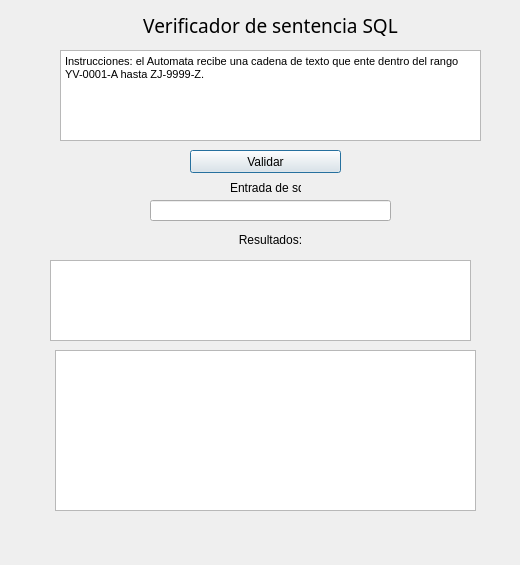
<?xml version="1.0" encoding="UTF-8"?>
<ui version="4.0">
 <class>Dialog</class>
 <widget class="QDialog" name="Dialog">
  <property name="geometry">
   <rect>
    <x>0</x>
    <y>0</y>
    <width>520</width>
    <height>565</height>
   </rect>
  </property>
  <property name="baseSize">
   <size>
    <width>50</width>
    <height>50</height>
   </size>
  </property>
  <property name="windowTitle">
   <string>Automata</string>
  </property>
  <property name="sizeGripEnabled">
   <bool>false</bool>
  </property>
  <widget class="QLabel" name="label">
   <property name="geometry">
    <rect>
     <x>130</x>
     <y>0</y>
     <width>281</width>
     <height>51</height>
    </rect>
   </property>
   <property name="font">
    <font>
     <family>Arial Rounded MT Bold</family>
     <pointsize>14</pointsize>
    </font>
   </property>
   <property name="text">
    <string>Verificador de sentencia SQL</string>
   </property>
   <property name="alignment">
    <set>Qt::AlignCenter</set>
   </property>
  </widget>
  <widget class="QPushButton" name="evaluate_test">
   <property name="geometry">
    <rect>
     <x>190</x>
     <y>150</y>
     <width>151</width>
     <height>23</height>
    </rect>
   </property>
   <property name="text">
    <string>Validar</string>
   </property>
  </widget>
  <widget class="QLabel" name="label_3">
   <property name="geometry">
    <rect>
     <x>190</x>
     <y>230</y>
     <width>161</width>
     <height>20</height>
    </rect>
   </property>
   <property name="font">
    <font>
     <family>Arial</family>
     <pointsize>9</pointsize>
    </font>
   </property>
   <property name="layoutDirection">
    <enum>Qt::LeftToRight</enum>
   </property>
   <property name="text">
    <string>Resultados:</string>
   </property>
   <property name="alignment">
    <set>Qt::AlignCenter</set>
   </property>
  </widget>
  <widget class="QListWidget" name="list_result">
   <property name="geometry">
    <rect>
     <x>50</x>
     <y>260</y>
     <width>421</width>
     <height>81</height>
    </rect>
   </property>
  </widget>
  <widget class="QLabel" name="label_2">
   <property name="geometry">
    <rect>
     <x>230</x>
     <y>180</y>
     <width>71</width>
     <height>16</height>
    </rect>
   </property>
   <property name="text">
    <string>Entrada de sql</string>
   </property>
  </widget>
  <widget class="QLineEdit" name="entrySql">
   <property name="geometry">
    <rect>
     <x>150</x>
     <y>200</y>
     <width>241</width>
     <height>21</height>
    </rect>
   </property>
  </widget>
  <widget class="QTextBrowser" name="textBrowser">
   <property name="geometry">
    <rect>
     <x>60</x>
     <y>50</y>
     <width>421</width>
     <height>91</height>
    </rect>
   </property>
   <property name="html">
    <string>&lt;!DOCTYPE HTML PUBLIC &quot;-//W3C//DTD HTML 4.0//EN&quot; &quot;http://www.w3.org/TR/REC-html40/strict.dtd&quot;&gt;
&lt;html&gt;&lt;head&gt;&lt;meta name=&quot;qrichtext&quot; content=&quot;1&quot; /&gt;&lt;style type=&quot;text/css&quot;&gt;
p, li { white-space: pre-wrap; }
&lt;/style&gt;&lt;/head&gt;&lt;body style=&quot; font-family:'MS Shell Dlg 2'; font-size:8.25pt; font-weight:400; font-style:normal;&quot;&gt;
&lt;p style=&quot; margin-top:0px; margin-bottom:0px; margin-left:0px; margin-right:0px; -qt-block-indent:0; text-indent:0px;&quot;&gt;Instrucciones: el Automata recibe una cadena de texto que ente dentro del rango YV-0001-A hasta ZJ-9999-Z. &lt;br /&gt;&lt;/p&gt;
&lt;p style=&quot; margin-top:0px; margin-bottom:0px; margin-left:0px; margin-right:0px; -qt-block-indent:0; text-indent:0px;&quot;&gt; &lt;/p&gt;&lt;/body&gt;&lt;/html&gt;</string>
   </property>
  </widget>
  <widget class="QTextBrowser" name="transitionsBrowser">
    <property name="geometry">
     <rect>
      <x>55</x>
      <y>350</y>
      <width>421</width>
      <height>161</height>
     </rect>
    </property>
    <property name="readOnly">
     <bool>true</bool>
    </property>
   </widget>
 </widget>
 <resources/>
 <connections/>
</ui>
